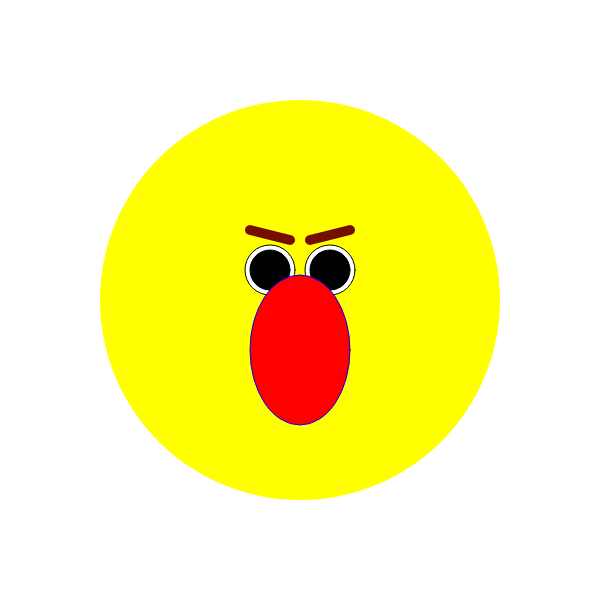
Frame 1 (no input)
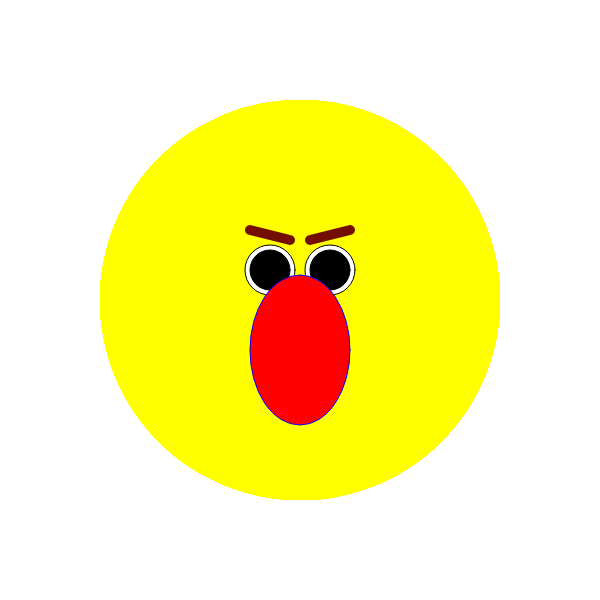
Frame 60 (no input)
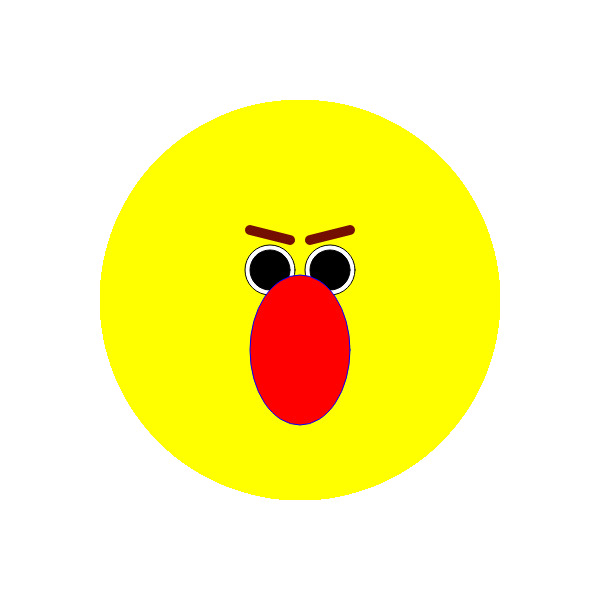
Frame 120 (the mouse pressed at the canvas centre since frame 60)

The p5.js sketch that drew these frames (run headless with seeded random() and noise() and a simulated clock; from frame 60 on, the mouse is pressed at the canvas centre):

// p5.js sketch
// ── sketch.js
/*
We can give values names and use these names in our programs. We call these
named values "variables". There are 3 steps to working with variables:

1. Declaring a variable
2. Assigning a value to a variable
3. Using a variable

Learning outcomes:

1. Programmers are lazy and they don't like repeating themselves. There are
   a few areas in our code where we do repeat ourselves and we want to change
   our code so we only have to change something in 1 place.
2. JavaScript lets you create "variables". Variables are names for values in
   your code. Let's create one called "faceSize". If you've ever done algebra
   at school then using variables will be familiar.
3. When we create a name for a value we have to use the special word "var" in
   front of our name. For example "var faceSize".
4. Giving variables "good" names is really important. Good names are names
   which are easy to understand. If your variables have good names then your
   code will be easier to understand. We could call "faceSize" something
   different like "fs". "faceSize" is easier to understand so it's a better
   name.
5. Our variable names have to start with a letter (not strictly true but
   good enough for a beginner lesson).
6. Once we've created our variables, given them good names and values then
   we can use them elsewhere in our code. We'll replace our values which 
   control the size of our face with our new variable "faceSize".

Exercise: variable ice cream
*/

// 1. introduce faceSize, replace where necessary
// 8. Play with sizes! Original value 200
var faceSize = 400;
// 3. introduce eyeSize, replace where necessary
var eyeSize = 50;
// 5. introduce pupilSize, replace where necessary
// 9. Play with sizes! Original value 10
var pupilSize = 40;
// 4. introduce mouthWidth, replace where necessary
// 10. Play with sizes! Original value 50
var mouthWidth = 100;
// 6. introduce mouthHeight, replace where necessary
// 11. Play with sizes! Original value 80
var mouthHeight = 150;

var setup = function() {
  	createCanvas(600, 600);
};

var draw = function() {	
	// yellow face
	noStroke();
	fill(255, 255, 0);
	// 2. use the faceSize variable
	ellipse(300, 300, faceSize, faceSize);
	
	// black outline for my eyes
	strokeWeight(1);
	stroke(0, 0, 0);
	// white eyes
	fill(255, 255, 255);
	// eyes
	// 4. use the eyeSize variable
	ellipse(270, 270, eyeSize, eyeSize);
	ellipse(330, 270, eyeSize, eyeSize);

	// black pupils
	fill(0, 0, 0);
	// pupils
	// 5. use the pupilSize variable
	ellipse(270, 270, pupilSize, pupilSize);
	ellipse(330, 270, pupilSize, pupilSize);	

	// red mouth with blue outline
	fill(255, 0, 0);
	stroke(0, 0, 255);
	// mouth
	// 7. use the mouseWidth and mouthHeight variable
	ellipse(300, 350, mouthWidth, mouthHeight);

	// thick brown eye brows
	strokeWeight(10);
	stroke(116, 14, 1);
	// eye brows
	line(250, 230, 290, 240);
	line(350, 230, 310, 240);
};
